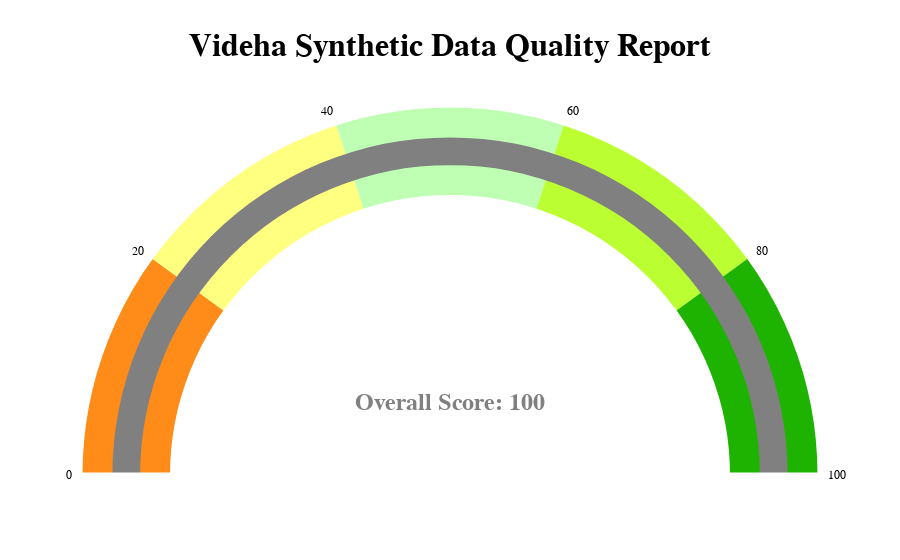
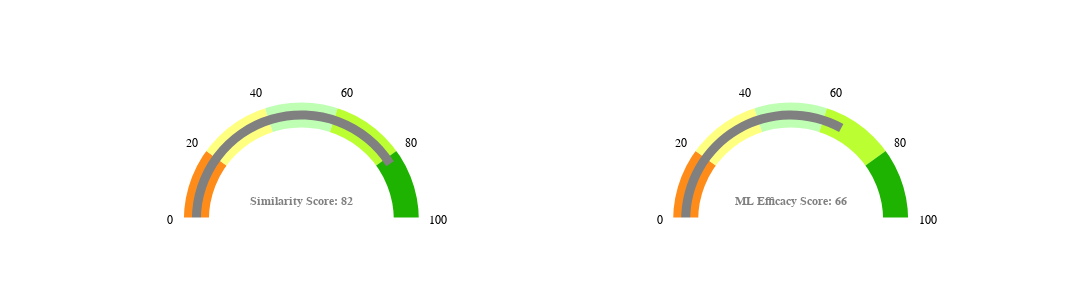

Here is the notebook cell these charts were saved with, in order:
### Markdown cell above
#### Report without privacy metrics, but includes ML efficacy metrics

### Code cell
get_full_report(data, sample,discrete_columns,numeric_features,target='income')

### Figure 1 — Plotly figure (JSON) as saved in the notebook; plotly's stock layout.template omitted (floating-point values rounded to 4 significant figures)
{"data": [{"delta": {"font": {"size": 60}, "increasing": {"color": "white"}, "reference": 0}, "domain": {"x": [0, 1], "y": [0, 1]}, "gauge": {"axis": {"range": [null, 100], "tickcolor": "white", "tickwidth": 0}, "bar": {"color": "grey", "thickness": 0.3}, "bgcolor": "white", "bordercolor": "white", "borderwidth": 5, "steps": [{"color": "#FF8C19", "range": [0, 20]}, {"color": "#FFFF80", "range": [20, 40]}, {"color": "#BFFFB3", "range": [40, 60]}, {"color": "#BBFF33", "range": [60, 80]}, {"color": "#1EB300", "range": [80, 101]}], "threshold": {"line": {"color": "grey", "width": 4}, "thickness": 0, "value": 100}}, "mode": "gauge+number+delta", "number": {"font": {"color": "grey", "family": "'Oswald', sans-serif", "size": 24}, "prefix": "<b>Overall Score<b>: "}, "type": "indicator", "value": 100}], "layout": {"font": {"color": "black", "family": "'Oswald', sans-serif"}, "plot_bgcolor": "rgba(0,0,0,0)", "title": {"font": {"color": "black", "family": "'Oswald', sans-serif", "size": 32}, "text": "<b>Videha Synthetic Data Quality Report<b>", "x": 0.5, "xanchor": "center", "y": 0.94, "yanchor": "top"}, "xaxis": {"range": [0, 1], "showgrid": false, "showticklabels": true}, "yaxis": {"range": [0, 1], "showgrid": false, "showticklabels": true}}}

### Figure 2 — Plotly figure (JSON) as saved in the notebook; plotly's stock layout.template omitted (floating-point values rounded to 4 significant figures)
{"data": [{"delta": {"font": {"size": 12}, "increasing": {"color": "white"}, "reference": 0}, "domain": {"x": [0, 0.475], "y": [0, 1]}, "gauge": {"axis": {"range": [null, 100], "tickcolor": "white", "tickwidth": 0}, "bar": {"color": "grey", "thickness": 0.3}, "bgcolor": "white", "bordercolor": "white", "borderwidth": 5, "steps": [{"color": "#FF8C19", "range": [0, 20]}, {"color": "#FFFF80", "range": [20, 40]}, {"color": "#BFFFB3", "range": [40, 60]}, {"color": "#BBFF33", "range": [60, 80]}, {"color": "#1EB300", "range": [80, 101]}], "threshold": {"line": {"color": "grey", "width": 6}, "thickness": 0, "value": 100}}, "mode": "gauge+number+delta", "number": {"font": {"color": "grey", "family": "'Oswald', sans-serif", "size": 12}, "prefix": "<b>Similarity Score<b>: "}, "type": "indicator", "value": 82}, {"delta": {"font": {"size": 12}, "increasing": {"color": "white"}, "reference": 0}, "domain": {"x": [0.525, 1], "y": [0, 1]}, "gauge": {"axis": {"range": [null, 100], "tickcolor": "white", "tickwidth": 0}, "bar": {"color": "grey", "thickness": 0.3}, "bgcolor": "white", "bordercolor": "white", "borderwidth": 5, "steps": [{"color": "#FF8C19", "range": [0, 20]}, {"color": "#FFFF80", "range": [20, 40]}, {"color": "#BFFFB3", "range": [40, 60]}, {"color": "#BBFF33", "range": [60, 80]}, {"color": "#1EB300", "range": [80, 101]}], "threshold": {"line": {"color": "grey", "width": 6}, "thickness": 0, "value": 100}}, "mode": "gauge+number+delta", "number": {"font": {"color": "grey", "family": "'Oswald', sans-serif", "size": 12}, "prefix": "<b>ML Efficacy Score<b>: "}, "type": "indicator", "value": 66}], "layout": {"autosize": false, "font": {"color": "black", "family": "'Oswald', sans-serif"}, "height": 300, "plot_bgcolor": "rgba(0,0,0,0)", "title": {"text": ""}, "width": 1200, "xaxis": {"range": [0, 1], "showgrid": false, "showticklabels": true}, "yaxis": {"range": [0, 1], "showgrid": false, "showticklabels": true}}}
